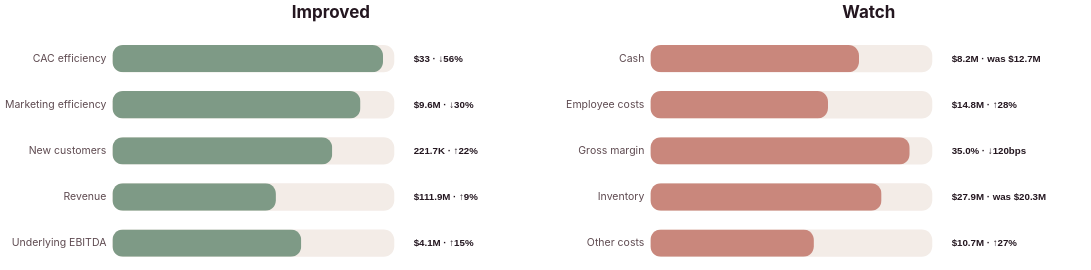

This figure's Vega-Lite source:
### Vega-Lite specification from a JSON file in a GitHub repository (floating-point values rounded to 4 significant figures)
{"$schema": "https://vega.github.io/schema/vega-lite/v5.json", "description": "Clean two-panel stakeholder view with no overlapping labels.", "width": "container", "height": 390, "data": {"values": [{"Metric": "CAC efficiency", "Type": "Improved", "Value": "$33", "Move": "↓56%", "Detail": "Customer acquisition became materially cheaper", "Score": 96, "Rank": 1}, {"Metric": "Marketing efficiency", "Type": "Improved", "Value": "$9.6M", "Move": "↓30%", "Detail": "Marketing and advertising costs reduced", "Score": 88, "Rank": 2}, {"Metric": "New customers", "Type": "Improved", "Value": "221.7K", "Move": "↑22%", "Detail": "New customer growth accelerated", "Score": 78, "Rank": 3}, {"Metric": "Underlying EBITDA", "Type": "Improved", "Value": "$4.1M", "Move": "↑15%", "Detail": "Underlying EBITDA improved despite investment", "Score": 67, "Rank": 4}, {"Metric": "Revenue", "Type": "Improved", "Value": "$111.9M", "Move": "↑9%", "Detail": "Topline growth remains positive", "Score": 58, "Rank": 5}, {"Metric": "Gross margin", "Type": "Watch", "Value": "35.0%", "Move": "↓120bps", "Detail": "Promotional activity supported sales but pressured margin", "Score": 92, "Rank": 1}, {"Metric": "Inventory", "Type": "Watch", "Value": "$27.9M", "Move": "was $20.3M", "Detail": "Inventory increased as the store network scales", "Score": 82, "Rank": 2}, {"Metric": "Cash", "Type": "Watch", "Value": "$8.2M", "Move": "was $12.7M", "Detail": "Cash reduced while the business invests in growth", "Score": 74, "Rank": 3}, {"Metric": "Employee costs", "Type": "Watch", "Value": "$14.8M", "Move": "↑28%", "Detail": "Cost growth needs to convert into operating leverage", "Score": 63, "Rank": 4}, {"Metric": "Other costs", "Type": "Watch", "Value": "$10.7M", "Move": "↑27%", "Detail": "Other operating costs rose as the business scales", "Score": 58, "Rank": 5}]}, "transform": [{"calculate": "datum.Value + ' · ' + datum.Move", "as": "Label"}, {"calculate": "datum.Value + ' · ' + datum.Move + ' — ' + datum.Detail", "as": "TooltipText"}], "facet": {"column": {"field": "Type", "type": "nominal", "sort": ["Improved", "Watch"], "header": {"title": null, "labelExpr": "datum.label == 'Improved' ? 'Strengthening the story' : 'Needs watching'", "labelFontSize": 21, "labelFontWeight": "bold", "labelColor": "#241720", "labelPadding": 18}}}, "spec": {"width": 540, "height": 285, "layer": [{"mark": {"type": "bar", "cornerRadius": 13, "height": {"band": 0.66}, "color": "#F3ECE7"}, "encoding": {"x": {"datum": 100, "type": "quantitative", "scale": {"domain": [0, 155]}, "axis": null}, "y": {"field": "Metric", "type": "nominal", "sort": {"field": "Rank", "order": "ascending"}, "axis": {"title": null, "domain": false, "ticks": false, "labelColor": "#5E4A50", "labelFontSize": 13, "labelLimit": 170, "labelPadding": 8}}}}, {"mark": {"type": "bar", "cornerRadius": 13, "height": {"band": 0.66}}, "encoding": {"x": {"field": "Score", "type": "quantitative", "scale": {"domain": [0, 155]}, "axis": null}, "y": {"field": "Metric", "type": "nominal", "sort": {"field": "Rank", "order": "ascending"}}, "color": {"field": "Type", "type": "nominal", "scale": {"domain": ["Improved", "Watch"], "range": ["#7E9A86", "#C9877C"]}, "legend": null}, "tooltip": [{"field": "Metric", "title": "Metric"}, {"field": "Type", "title": "Signal"}, {"field": "Label", "title": "Reported result"}, {"field": "Detail", "title": "Why it matters"}]}}, {"mark": {"type": "text", "align": "left", "baseline": "middle", "dx": 10, "fontSize": 12, "fontWeight": "bold", "color": "#241720"}, "encoding": {"x": {"datum": 104, "type": "quantitative", "scale": {"domain": [0, 155]}}, "y": {"field": "Metric", "type": "nominal", "sort": {"field": "Rank", "order": "ascending"}}, "text": {"field": "Label"}}}]}, "resolve": {"scale": {"x": "independent", "y": "independent", "color": "shared"}}, "config": {"background": "transparent", "view": {"stroke": null}, "facet": {"spacing": 20}, "axis": {"grid": false, "domain": false, "labelFont": "Inter, system-ui, sans-serif", "titleFont": "Inter, system-ui, sans-serif"}, "header": {"labelFont": "Inter, system-ui, sans-serif"}}}
